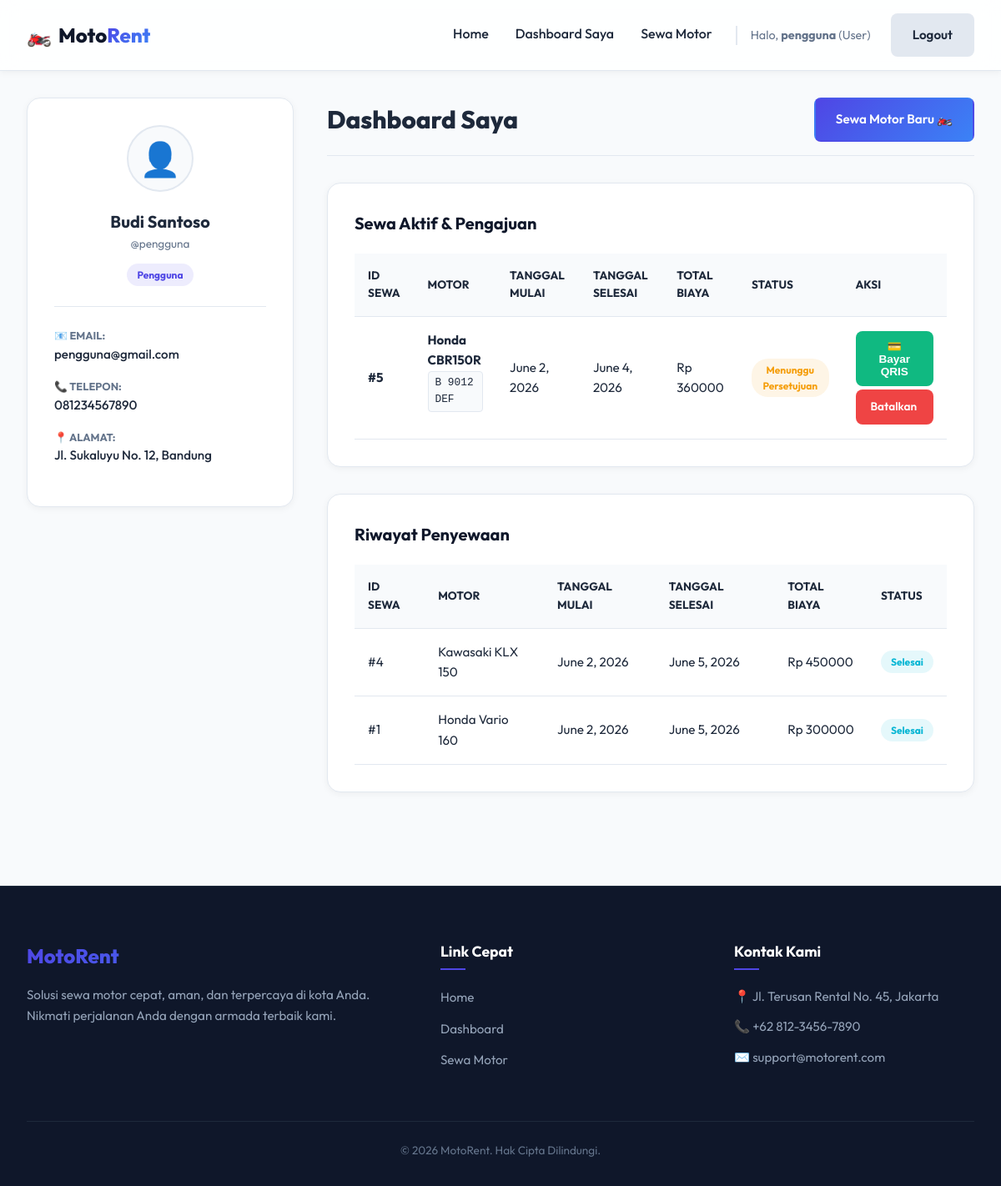
The app's page /dashboard/ (signed in) with its own data.
### rental/models.py (models this page shows, shortened)
class UserProfile(models.Model):
    ROLE_CHOICES = [
        ('admin', 'Admin'),
        ('user', 'Pengguna'),
    ]
    user = models.OneToOneField(User, on_delete=models.CASCADE, related_name='profile')
    role = models.CharField(max_length=10, choices=ROLE_CHOICES, default='user')
    phone_number = models.CharField(max_length=15, blank=True, null=True)
    address = models.TextField(blank=True, null=True)

class Rental(models.Model):
    STATUS_CHOICES = [
        ('pending', 'Menunggu Persetujuan'),
        ('approved', 'Disetujui / Aktif'),
        ('completed', 'Selesai'),
        ('cancelled', 'Dibatalkan'),
    ]
    user = models.ForeignKey(User, on_delete=models.CASCADE, related_name='rentals')
    motor = models.ForeignKey(Motor, on_delete=models.CASCADE, related_name='rentals')
    start_date = models.DateField()
    end_date = models.DateField()
    total_price = models.DecimalField(max_digits=12, decimal_places=2, blank=True, null=True)
    status = models.CharField(max_length=20, choices=STATUS_CHOICES, default='pending')
    created_at = models.DateTimeField(auto_now_add=True)

class Motor(models.Model):
    STATUS_CHOICES = [
        ('available', 'Tersedia'),
        ('rented', 'Disewa'),
        ('maintenance', 'Perawatan'),
    ]
    name = models.CharField(max_length=100)
    brand = models.CharField(max_length=50)
    plate_number = models.CharField(max_length=20, unique=True)
    price_per_day = models.DecimalField(max_digits=10, decimal_places=2)
    status = models.CharField(max_length=20, choices=STATUS_CHOICES, default='available')
    image_url = models.CharField(max_length=300, blank=True, null=True, default='/static/images/default_motor.jpg')
    description = models.TextField(blank=True, null=True)

### rental/views.py (the view)
# urls.py: path('dashboard/', views.dashboard_view, name='dashboard'),
@login_required
def dashboard_view(request):
    role = request.user.profile.role
    if role == 'admin':
        return admin_dashboard_view(request)
    return user_dashboard_view(request)

### rental/views.py (called while the page is built)
@login_required
def user_dashboard_view(request):
    user = request.user
    active_rentals = Rental.objects.filter(user=user, status__in=['pending', 'approved']).order_by('-created_at')
    rental_history = Rental.objects.filter(user=user, status__in=['completed', 'cancelled']).order_by('-created_at')
    context = {
        'active_rentals': active_rentals,
        'rental_history': rental_history,
        'role': 'user'
    }
    return render(request, 'user/dashboard.html', context)

### templates/user/dashboard.html (shortened to what this page needs)
{% extends 'base.html' %}
{% block content %}
<div class="dashboard-container">
    <aside class="dashboard-sidebar">
        <div class="profile-card">
            <div class="profile-avatar">👤</div>
            <div class="profile-details">
                <h3>{{ user.first_name }} {{ user.last_name }}</h3>
                <p class="profile-username">@{{ user.username }}</p>
                <span class="badge badge-user">Pengguna</span>
            </div>
            <hr class="divider">
            <div class="profile-info-list">
                <div class="info-item">
                    <span class="info-label">📧 Email:</span>
                    <span class="info-value">{{ user.email }}</span>
                </div>
                <div class="info-item">
                    <span class="info-label">📞 Telepon:</span>
                    <span class="info-value">{{ user.profile.phone_number }}</span>
                </div>
                <div class="info-item">
                    <span class="info-label">📍 Alamat:</span>
                    <span class="info-value">{{ user.profile.address }}</span>
                </div>
            </div>
        </div>
    </aside>
    <section class="dashboard-main">
        <div class="dashboard-header">
            <h2>Dashboard Saya</h2>
            <a href="{% url 'motor_browse' %}" class="btn btn-primary">Sewa Motor Baru 🏍️</a>
        </div>
        <div class="dashboard-section card">
            <h3>Sewa Aktif & Pengajuan</h3>
            <div class="table-responsive">
                <table class="data-table">
                    <thead>
                        <tr>
                            <th>ID Sewa</th>
                            <th>Motor</th>
                            <th>Tanggal Mulai</th>
                            <th>Tanggal Selesai</th>
                            <th>Total Biaya</th>
                            <th>Status</th>
                            <th>Aksi</th>
                        </tr>
                    </thead>
                    <tbody>
                        {% for rental in active_rentals %}
                            <tr>
                                <td><strong>#{{ rental.id }}</strong></td>
                                <td>
                                    <div class="table-motor-info">
                                        <span class="motor-name">{{ rental.motor.brand }} {{ rental.motor.name }}</span>
                                        <span class="motor-plate">{{ rental.motor.plate_number }}</span>
                                    </div>
                                </td>
                                <td>{{ rental.start_date }}</td>
                                <td>{{ rental.end_date }}</td>
                                <td>Rp {{ rental.total_price|floatformat:0 }}</td>
                                <td>
                                    {% if rental.status == 'pending' %}
                                        <span class="badge badge-warning">Menunggu Persetujuan</span>
                                    {% elif rental.status == 'approved' %}
                                        <span class="badge badge-success">Aktif</span>
                                    {% endif %}
                                </td>
                                <td>
                                    {% if rental.status == 'pending' %}
                                        <button onclick="showQrisModal({{ rental.id }}, '{{ rental.total_price|floatformat:0 }}')" class="btn btn-success btn-sm m-b-xs" style="display:block; width:100%;">💳 Bayar QRIS</button>
                                        <a href="{% url 'booking_cancel' rental.id %}" class="btn btn-danger btn-sm" onclick="return confirm('Apakah Anda yakin ingin membatalkan penyewaan ini?');" style="display:block; width:100%;">Batalkan</a>
                                    {% else %}
                                        <span class="text-muted">Tidak ada aksi</span>
                                    {% endif %}
                                </td>
                            </tr>
                        {% endfor %}
                    </tbody>
                </table>
            </div>
        </div>
        <div class="dashboard-section card">
            <h3>Riwayat Penyewaan</h3>
            <div class="table-responsive">
                <table class="data-table">
                    <thead>
                        <tr>
                            <th>ID Sewa</th>
                            <th>Motor</th>
                            <th>Tanggal Mulai</th>
                            <th>Tanggal Selesai</th>
                            <th>Total Biaya</th>
                            <th>Status</th>
                        </tr>
                    </thead>
                    <tbody>
                        {% for rental in rental_history %}
                            <tr>
                                <td>#{{ rental.id }}</td>
                                <td>{{ rental.motor.brand }} {{ rental.motor.name }}</td>
                                <td>{{ rental.start_date }}</td>
                                <td>{{ rental.end_date }}</td>
                                <td>Rp {{ rental.total_price|floatformat:0 }}</td>
                                <td>
                                    {% if rental.status == 'completed' %}
                                        <span class="badge badge-info">Selesai</span>
                                    {% elif rental.status == 'cancelled' %}
                                        <span class="badge badge-danger">Dibatalkan</span>
                                    {% endif %}
                                </td>
                            </tr>
                        {% empty %}
                            <tr>
                                <td colspan="6" class="text-center text-muted py-md">Belum ada riwayat penyewaan.</td>
                            </tr>
                        {% endfor %}
                    </tbody>
                </table>
            </div>
        </div>
    </section>
</div>
            {% load static %}
{% endblock %}

### templates/base.html (shortened to what this page needs)
{% load static %}
<!DOCTYPE html>
<html lang="id">
<head>
    <link rel="stylesheet" href="{% static 'css/style.css' %}">
</head>
<body>
    <header class="navbar-header">
        <div class="nav-container">
            <a href="{% url 'landing' %}" class="brand-logo">
                <span class="logo-icon">🏍️</span>
                <span class="logo-text">Moto<span class="highlight">Rent</span></span>
            </a>
            <nav class="nav-menu">
                <a href="{% url 'landing' %}" class="nav-link">Home</a>
                {% if user.is_authenticated %}
                    {% if user.profile.role == 'admin' %}
                        <a href="{% url 'dashboard' %}" class="nav-link">Dashboard</a>
                        <a href="{% url 'motor_browse' %}" class="nav-link">Sewa Motor</a>
                        <a href="{% url 'motor_list' %}" class="nav-link">Kelola Motor</a>
                        <a href="{% url 'rental_list' %}" class="nav-link">Kelola Sewa</a>
                        <a href="{% url 'user_list' %}" class="nav-link">Daftar Pengguna</a>
                        <a href="/admin/" class="nav-link text-warning" target="_blank">Django Admin</a>
                    {% else %}
                        <a href="{% url 'dashboard' %}" class="nav-link">Dashboard Saya</a>
                        <a href="{% url 'motor_browse' %}" class="nav-link">Sewa Motor</a>
                    {% endif %}
                    <span class="nav-user-greeting">Halo, <strong>{{ user.username }}</strong> ({% if user.profile.role == 'admin' %}Admin{% else %}User{% endif %})</span>
                    <a href="{% url 'logout' %}" class="btn btn-secondary nav-btn">Logout</a>
                {% else %}
                    <a href="{% url 'login' %}" class="nav-link">Login</a>
                    <a href="{% url 'register' %}" class="btn btn-primary nav-btn">Register</a>
                {% endif %}
            </nav>
        </div>
    </header>
    <main class="main-content">
        {% block content %}
        {% endblock %}
    </main>
    <footer class="main-footer">
        <div class="footer-container">
            <div class="footer-brand">
                <h3>MotoRent</h3>
                <p>Solusi sewa motor cepat, aman, dan terpercaya di kota Anda. Nikmati perjalanan Anda dengan armada terbaik kami.</p>
            </div>
            <div class="footer-links">
                <h4>Link Cepat</h4>
                <ul>
                    <li><a href="{% url 'landing' %}">Home</a></li>
                    {% if user.is_authenticated %}
                        <li><a href="{% url 'dashboard' %}">Dashboard</a></li>
                        {% if user.profile.role == 'user' %}
                            <li><a href="{% url 'motor_browse' %}">Sewa Motor</a></li>
                        {% endif %}
                    {% else %}
                        <li><a href="{% url 'login' %}">Login</a></li>
                        <li><a href="{% url 'register' %}">Register</a></li>
                    {% endif %}
                </ul>
            </div>
            <div class="footer-contact">
                <h4>Kontak Kami</h4>
                <p>📍 Jl. Terusan Rental No. 45, Jakarta</p>
                <p>📞 +62 812-3456-7890</p>
                <p>✉️ support@motorent.com</p>
            </div>
        </div>
        <div class="footer-bottom">
            <p>&copy; 2026 MotoRent. Hak Cipta Dilindungi.</p>
        </div>
    </footer>
</body>
</html>

### records on screen
Rental: id "5", motor.brand "Honda", motor.name "CBR150R", motor.plate_number "B 9012 DEF", start_date "June 2, 2026", end_date "June 4, 2026", total_price "360000", status "Menunggu Persetujuan"
Rental: id "4", motor.brand "Kawasaki", motor.name "KLX 150", start_date "June 2, 2026", end_date "June 5, 2026", total_price "450000", status "Selesai"
Rental: id "1", motor.brand "Honda", motor.name "Vario 160", start_date "June 2, 2026", end_date "June 5, 2026", total_price "300000", status "Selesai"

### other values on screen
{{ user.username }} "pengguna"
{{ user.first_name }} "Budi"
{{ user.last_name }} "Santoso"
{{ user.email }} "pengguna@gmail.com"
{{ user.profile.phone_number }} "081234567890"
{{ user.profile.address }} "Jl. Sukaluyu No. 12, Bandung"
